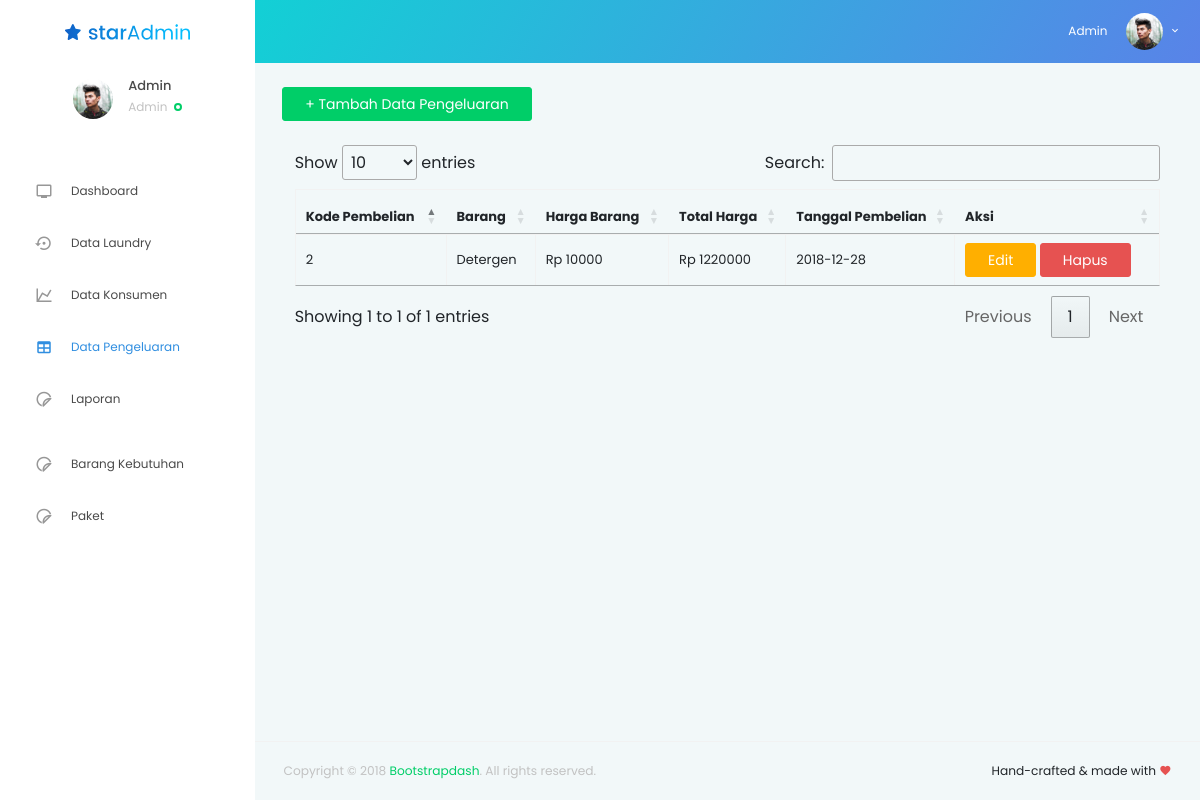
/page/admin/data_pengeluaran.php (signed in), run on an earlier commit of the app's database.
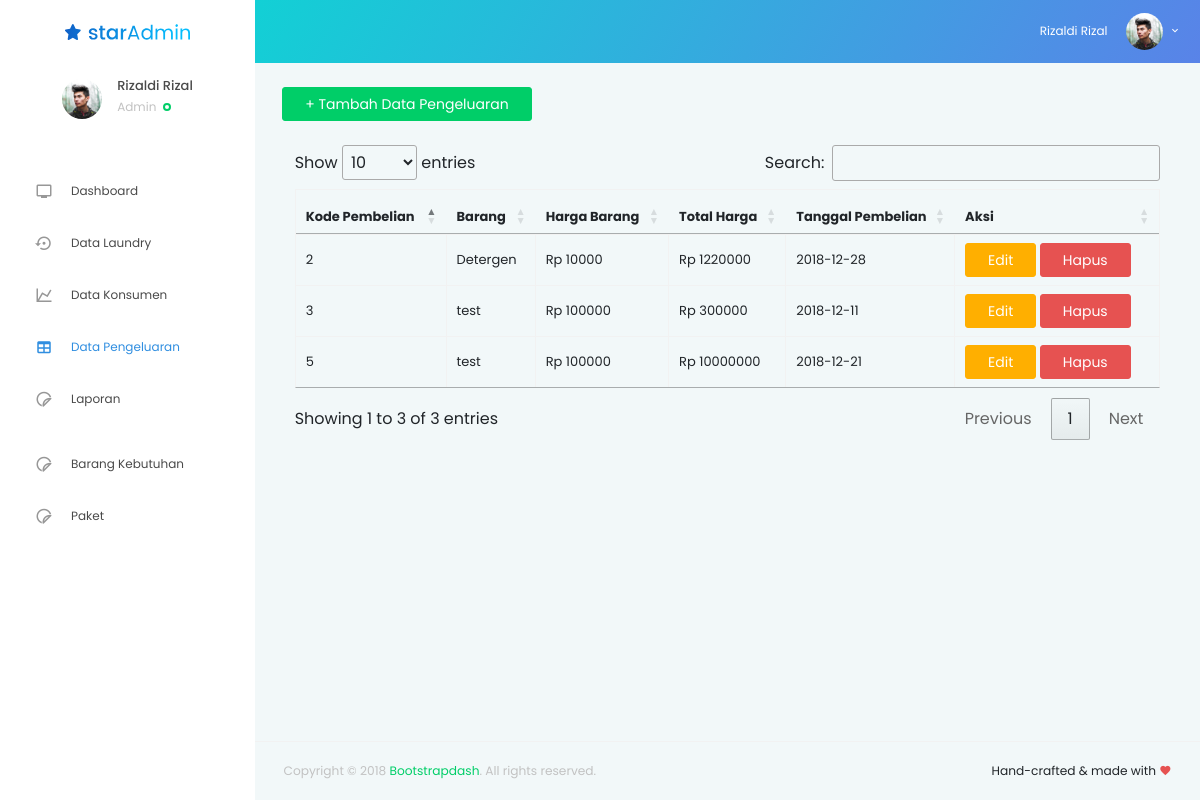
And on a later commit of the database.
### tables this page shows
CREATE TABLE `vivalo_pembelian` (
  `kd_pembelian` int(5) NOT NULL,
  `kd_barang` int(5) NOT NULL,
  `total_harga` int(11) NOT NULL,
  `jumlah_barang` int(11) NOT NULL,
  `date` date NOT NULL
);

CREATE TABLE `vivalo_kebutuhan` (
  `kd_barang` int(5) NOT NULL,
  `nama_barang` varchar(20) NOT NULL,
  `harga` int(11) NOT NULL
);

### config/functions/mysqli.php (called while the page is built, shortened)
<?php
class Database
{
    public $connection;
    public function __construct($host, $user, $pass, $db)
    {
        $this->connection = mysqli_connect($host, $user, $pass, $db);
        return $this->connection;
    }
    public function query($sql)
    {
        return mysqli_query($this->connection, $sql);
    }
}

### config/config.php (called while the page is built, shortened)
<?php
require_once __DIR__."/functions/mysqli.php";
$db = new Database("localhost", "root", "", "vivalo");

### page/admin/data_pengeluaran.php (the view, shortened to what this page needs)
<!DOCTYPE html>
<html lang="en">
<?php
include 'attr_head.php';
?>
    <body>
      <div class="container-scroller">
      <?php
       include 'navbar.php';
        ?>
        <div class="container-fluid page-body-wrapper">
          <?php require_once __DIR__."/attr_nav.php" ?>
          <div class="main-panel">
            <div class="content-wrapper">
              <div class="row">
               <div class="container-fluid">
                  <button class="btn btn-success" data-toggle="modal" data-target="#exampleModal">+ Tambah Data Pengeluaran</button><br><br>
                 <div class="col-md-12">
                    <table id="example" class="table table-striped table-bordered" style="width:100%;padding-top: 10px;">
                        <thead>
                            <tr>
                                <th>Kode Pembelian</th>
                                <th>Barang</th>
                                <th>Harga Barang</th>
                                <th>Total Harga</th>
                                <th>Tanggal Pembelian</th>
                                <th>Aksi</th>
                            </tr>
                        </thead>
                         <tbody>
                            <?php foreach($db->query("SELECT kd_pembelian, vivalo_pembelian.kd_barang, total_harga, jumlah_barang, date, vivalo_kebutuhan.nama_barang, vivalo_kebutuhan.harga FROM `vivalo_pembelian` JOIN vivalo_kebutuhan ON vivalo_pembelian.kd_barang = vivalo_kebutuhan.kd_barang")->fetch_all() as $konsumen): ?>
                            <tr>
                                <td><?= $konsumen[0] ?></td>
                                <td><?= $konsumen[5] ?></td>
                                <td>Rp <?= $konsumen[6] ?></td>
                                <td>Rp <?= ($konsumen[3] * $konsumen[6]) ?></td>
                                <td><?= $konsumen[4] ?></td>
                                <td><a href="edit_pengeluaran.php?kd_pembelian=<?php echo $konsumen['0']; ?>" class="btn btn-warning">Edit</a>&nbsp;<a href="hapus_pengeluaran.php?kd_pembelian=<?php echo $konsumen['0']; ?>" class="btn btn-danger">Hapus</a></td>
                            </tr>
                            <?php endforeach ?>
                        </tbody>
                    </table>
                 </div>
               </div>
              </div>
            </div>
            <footer class="footer">
              <div class="container-fluid clearfix">
                <span class="text-muted d-block text-center text-sm-left d-sm-inline-block">Copyright © 2018
                  <a href="http://www.bootstrapdash.com/" target="_blank">Bootstrapdash</a>. All rights reserved.</span>
                <span class="float-none float-sm-right d-block mt-1 mt-sm-0 text-center">Hand-crafted &amp; made with
                  <i class="mdi mdi-heart text-danger"></i>
                </span>
              </div>
            </footer>
          </div>
        </div>
      </div>
    </body></html>

### page/admin/attr_head.php (shortened to what this page needs)
<?php
require_once __DIR__."/../../config/config.php";
?>
<head>
  <link rel="stylesheet" href="../../asset/vendors/iconfonts/mdi/css/materialdesignicons.min.css">
  <link rel="stylesheet" href="../../asset/vendors/css/vendor.bundle.base.css">
  <link rel="stylesheet" href="../../asset/vendors/css/vendor.bundle.addons.css">
  <link rel="stylesheet" href="../../asset/css/admincss.css">
  <link rel="stylesheet" href="https://cdn.datatables.net/1.10.19/css/dataTables.bootstrap.min.css">
  <link rel="stylesheet" href="https://cdn.datatables.net/1.10.19/css/jquery.dataTables.min.css">
  <link rel="stylesheet" href="//code.jquery.com/ui/1.12.1/themes/base/jquery-ui.css">
</head>

### page/admin/navbar.php (shortened to what this page needs)
<nav class="navbar default-layout col-lg-12 col-12 p-0 fixed-top d-flex flex-row">
         <div class="text-center navbar-brand-wrapper d-flex align-items-top justify-content-center">
           <a class="navbar-brand brand-logo" href="index.html">
             <img src="../../asset/images/logo.svg" alt="logo">
           </a>
         </div>
         <div class="navbar-menu-wrapper d-flex align-items-center">
           <ul class="navbar-nav navbar-nav-right">
             <li class="nav-item dropdown d-none d-xl-inline-block">
               <a class="nav-link dropdown-toggle" id="UserDropdown" href="#" data-toggle="dropdown" aria-expanded="false">
                 <span class="profile-text"><?= $_SESSION["user_nama"] ?></span>
                 <img class="img-xs rounded-circle" src="../../asset/images/faces/face1.jpg" alt="Profile image">
               </a>
             </li>
           </ul>
         </div>
       </nav>

### page/admin/attr_nav.php (shortened to what this page needs)
<nav class="sidebar sidebar-offcanvas" id="sidebar">
  <ul class="nav">
    <li class="nav-item nav-profile">
      <div class="nav-link">
        <div class="user-wrapper">
          <div class="profile-image">
            <img src="../../asset/images/faces/face1.jpg" alt="profile image">
          </div>
          <div class="text-wrapper">
            <p class="profile-name"><?= $_SESSION["user_nama"] ?></p>
            <div>
              <small class="designation text-muted"><?= $_SESSION["user_level"] ?></small>
              <span class="status-indicator online"></span>
            </div>
          </div>
        </div>
      </div>
    </li>
    <?php if ($_SESSION["user_level"] != "Manajer"): ?>
    <li class="nav-item">
      <a class="nav-link" href="index.php">
        <i class="menu-icon mdi mdi-television"></i>
        <span class="menu-title">Dashboard</span>
      </a>
    </li>
    <li class="nav-item">
      <a class="nav-link" href="data_laundry.php">
        <i class="menu-icon mdi mdi-backup-restore"></i>
        <span class="menu-title">Data Laundry</span>
      </a>
    </li>
    <li class="nav-item">
      <a class="nav-link" href="data_konsumen.php">
        <i class="menu-icon mdi mdi-chart-line"></i>
        <span class="menu-title">Data Konsumen</span>
      </a>
    </li>
    <li class="nav-item">
      <a class="nav-link" href="data_pengeluaran.php">
        <i class="menu-icon mdi mdi-table"></i>
        <span class="menu-title">Data Pengeluaran</span>
      </a>
    </li>
    <?php endif ?>
    <li class="nav-item">
      <a class="nav-link" href="laporan.php">
        <i class="menu-icon mdi mdi-sticker"></i>
        <span class="menu-title">Laporan</span>
      </a>
    </li>
    <li class="nav-item">
    </li>
    <?php if ($_SESSION["user_level"] != "Manajer"): ?>
    <li class="nav-item">
      <a class="nav-link" href="<?= APP_URL ?>page/admin/barang.php">
        <i class="menu-icon mdi mdi-sticker"></i>
        <span class="menu-title">Barang Kebutuhan</span>
      </a>
    </li>
    <li class="nav-item">
      <a class="nav-link" href="<?= APP_URL ?>page/admin/paket.php">
        <i class="menu-icon mdi mdi-sticker"></i>
        <span class="menu-title">Paket</span>
      </a>
    </li>
    <?php endif ?>
  </ul>
</nav>

What changed in the data, as far as the page shows it:
added vivalo_pembelian: kd_pembelian "3", kd_barang.nama_barang "test", kd_barang.harga "100000", $konsumen[3]*$konsumen[6] "300000", date "2018-12-11"
added vivalo_pembelian: kd_pembelian "5", kd_barang.nama_barang "test", kd_barang.harga "100000", $konsumen[3]*$konsumen[6] "10000000", date "2018-12-21"
Also different on the page:
$_SESSION["user_nama"]: "Admin" → "Rizaldi Rizal"
text written by a page script: "Show entries Search: Showing 1 to 1 of 1 entries Previous 1 Next" → "Show entries Search: Showing 1 to 3 of 3 entries Previous 1 Next"
